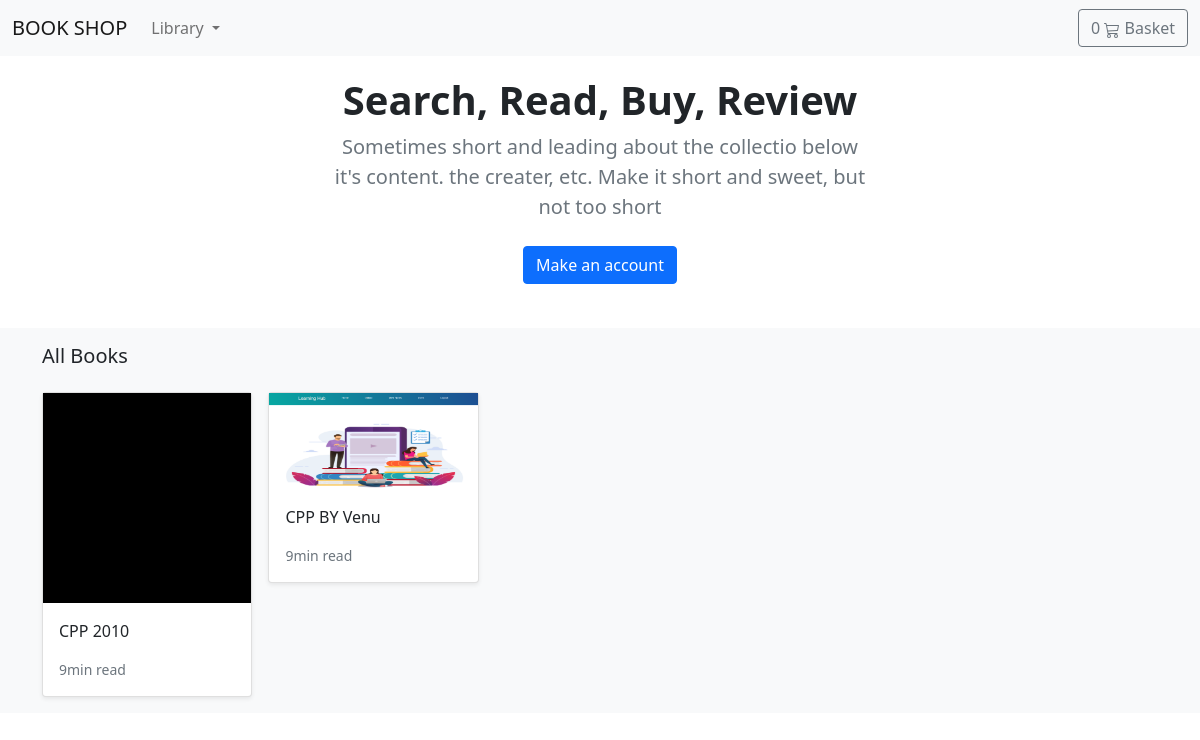
The page / on the database its author committed.
### store/models.py (models this page shows, shortened)
class Product(models.Model):
    category = models.ForeignKey(Category, related_name='product', on_delete= models.CASCADE)
    created_by = models.ForeignKey(User, on_delete= models.CASCADE, related_name = 'product_creator')
    title = models.CharField(max_length=255)
    author = models.CharField(max_length=255, default='admin')
    description = models.TextField(blank=True)
    image = models.ImageField(upload_to = 'images/', default = 'images/default.jpg')
    slug = models.SlugField(max_length=255)
    price = models.DecimalField(max_digits=4, decimal_places=2)
    in_stock = models.BooleanField(default=True)
    is_active = models.BooleanField(default=True)
    created = models.DateField(auto_now_add=True)
    updated = models.DateField(auto_now=True)
    objects = models.Manager()  # To manage the objects
    products = Product_manager() # user define manager
    class Meta:
        verbose_name_plural = 'Products'
        ordering = ('-created',)
    def get_absolute_url(self):
        return reverse("store:product_detail", args=[self.slug])

### store/views.py (the view)
# urls.py: path('', views.product_all, name = 'product_all'),
def product_all(request):
    products = Product.products.all()   # OR Product.objects.filter(is_active = True)
    return render(request, 'store/home.html', {'products':products})

### basket/basket.py (called while the page is built)
    def __len__(self):
        return sum( item['qty'] for item in self.basket.values() )

### basket/context_processor.py (called while the page is built)
def basket(request):
    return {'basket': Basket(request)}  #Returning the session information from Basket.py

### store/context_processor.py (called while the page is built)
def categories(request):
    return {
            'categories' : Category.objects.all()
           }

### store/models.py (called while the page is built)
    def get_queryset(self):
        return super(Product_manager, self).get_queryset().filter(is_active = True)

    def get_absolute_url(self):
        return reverse("store:category_list", args=[self.slug])

### templates/store/home.html (shortened to what this page needs)
{% extends './base.html' %}
{% load static  %}
{% block body %}
<main>
    <section class="py-3 text-center container">
        <div class="row py-lg-1">
            <div class="col-lg-6 col-md-8 mx-auto">
                <h1 class="h1 fw-bold">Search, Read, Buy, Review</h1>
                <p class="lead text-muted"> Sometimes short and leading about the collectio below it's content.
                    the creater, etc. Make it short and sweet, but not too short </p>
                <p>
                    <a href="#" class="btn btn-primary my-2"> Make an account</a>
                </p>
            </div>
        </div>
    </section>
    <div class="album py-3 bg-light">
        <div class="container">
            <div class="pb-3 h5">All Books</div>
            <div class="row row-cols-1 row-cols-sm-2 row-cols-md-5 g-3">
                {% for product in products %}
                <div class="col">
                    <div class="card shadow-sm">
                        <img class="img-fluid" alt="Responsive image" src="{{ product.image.url }}">
                        <div class="card-body">
                            <p class="card-text">
                                <a class="text-dark text-decoration-none"
                                    href="{{ product.get_absolute_url }}">{{ product.title }}</a>
                            </p>
                            <div class="d-flex justify-content-between align-items-center">
                                <small class="text-muted">9min read</small>
                            </div>
                        </div>
                    </div>
                </div>
                {% endfor %}
            </div>
        </div>
    </div>
</main>
{% endblock body %}

### rows shown on the page
Product: image (placeholder picture), title "CPP 2010"
Product: image (picture), title "CPP BY Venu"
